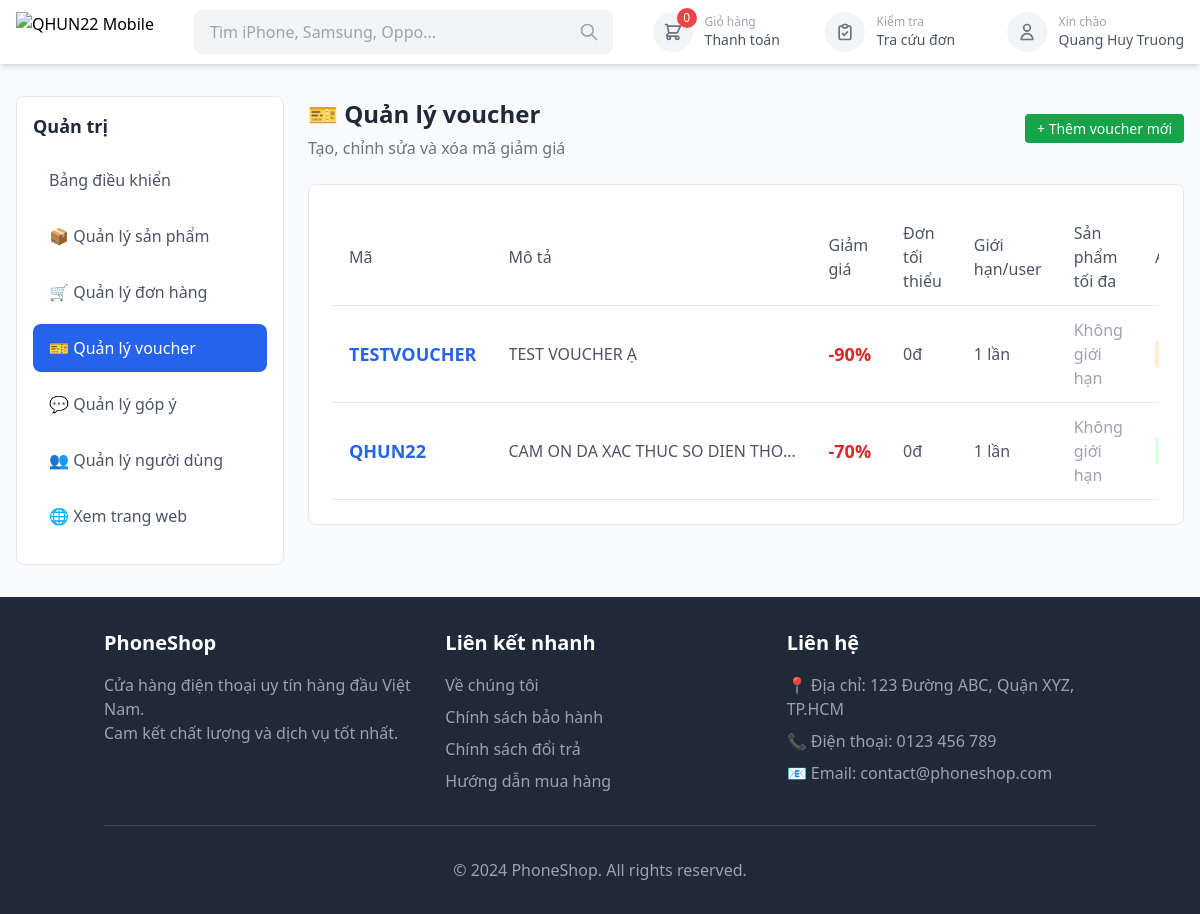
The page /qhun22/vouchers/ (signed in) on the database as committed earlier.
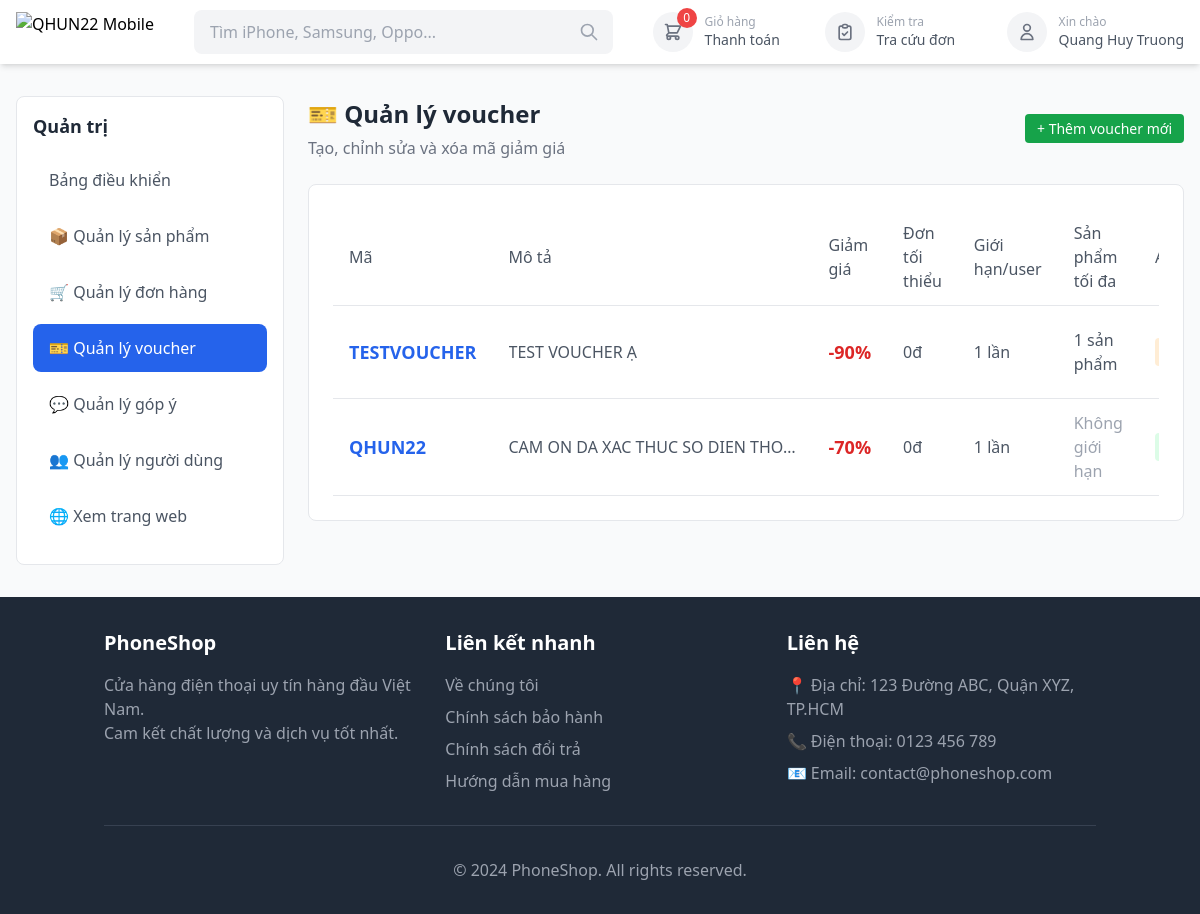
The same page on the database as committed later.
### shop/models.py (models this page shows, shortened)
class Coupon(models.Model):
    DISCOUNT_TYPE_CHOICES = [
        ('percent', 'Giảm theo phần trăm'),
        ('fixed', 'Giảm số tiền cố định'),
    ]
    USAGE_TYPE_CHOICES = [
        ('all', 'Mọi người'),
        ('specific', 'Nhập email'),
    ]
    code = models.CharField(
        max_length=50,
        unique=True,
        verbose_name="Mã giảm giá"
    )
    description = models.TextField(
        blank=True,
        default='',
        verbose_name="Mô tả voucher"
    )
    discount_type = models.CharField(
        max_length=10,
        choices=DISCOUNT_TYPE_CHOICES,
        default='percent',
        verbose_name="Loại giảm giá"
    )
    discount_value = models.PositiveIntegerField(
        default=0,
        verbose_name="Giá trị giảm"
    )
    min_order = models.PositiveIntegerField(
        default=0,
        verbose_name="Đơn hàng tối thiểu (VND)"
    )
    max_usage = models.PositiveIntegerField(
        default=0,
        verbose_name="Số người sử dụng tối đa",
        help_text="0 = không giới hạn số người"
    )
    max_usage_per_user = models.PositiveIntegerField(
        default=1,
        verbose_name="Mỗi user sử dụng tối đa",
        help_text="Số lần mỗi user được sử dụng voucher này"
    )
    usage_type = models.CharField(
        max_length=10,
        choices=USAGE_TYPE_CHOICES,
        default='all',
        verbose_name="Ai có thể sử dụng"
    )
    specific_email = models.EmailField(
        blank=True,
        null=True,
        verbose_name="Email áp dụng",
        help_text="Nhập email người dùng được sử dụng voucher này"
    )
    is_active = models.BooleanField(default=True, verbose_name="Còn hiệu lực")
    expires_at = models.DateTimeField(
        null=True,
        blank=True,
        verbose_name="Hết hạn"
    )
    max_product_limit = models.PositiveIntegerField(
        default=0,
        verbose_name="Sản phẩm tối đa cùng lúc",
        help_text="0 = không giới hạn. Ví dụ: set 1 thì chỉ áp dụng cho 1 sản phẩm, set 3 thì áp dụng cho tối đa 3 sản phẩm."
    )
    class Meta:
        verbose_name = "Mã giảm giá"
        verbose_name_plural = "Mã giảm giá"

### shop/views.py (the view)
# urls.py: path('qhun22/vouchers/', views.admin_vouchers, name='admin_vouchers'),
@user_passes_test(is_admin)
def admin_vouchers(request):
    vouchers = Coupon.objects.all().order_by('-id')
    context = {
        'vouchers': vouchers,
        'page_title': 'Quản lý voucher - Admin',
    }
    return render(request, 'admin/vouchers.html', context)

### shop/context_processors.py (called while the page is built)
def cart_context(request):
    from shop.models import Cart
    cart = None
    if request.user.is_authenticated:
        cart = Cart.objects.filter(user=request.user).first()
    else:
        session_key = request.session.session_key
        if session_key:
            cart = Cart.objects.filter(session_key=session_key).first()
    return {
        'cart': cart,
    }

### shop/models.py (called while the page is built)
    @property
    def total_items(self):
        return sum(item.quantity for item in self.items.all())

### shop/views.py (called while the page is built)
def is_admin(user):
    return user.is_staff or user.is_superuser

### templates/admin/vouchers.html (shortened to what the changed rows need)
{% extends 'base.html' %}
{% load static %}
{% load humanize %}
{% block extra_css %}
<link rel="stylesheet" href="{% static 'css/admin.css' %}">
{% endblock %}
{% block content %}
<div class="admin-container">
    <div class="admin-max-width">
        <div class="flex flex-col md:flex-row gap-6">
            <div class="admin-sidebar">
                <div class="admin-sidebar-card">
                    <h2 class="admin-sidebar-title">Quản trị</h2>
                </div>
            </div>
            <div class="admin-content">
                <div class="admin-header">
                    <div class="flex items-center justify-between">
                        <div>
                            <h1 class="admin-title">🎫 Quản lý voucher</h1>
                        </div>
                    </div>
                </div>
                {% if vouchers %}
                <div class="admin-card">
                    <div class="admin-table">
                        <table class="w-full">
                            <thead>
                                <tr class="border-b">
                                    <th class="text-left py-3 px-4 text-gray-600 font-medium">Mã</th>
                                    <th class="text-left py-3 px-4 text-gray-600 font-medium">Mô tả</th>
                                    <th class="text-left py-3 px-4 text-gray-600 font-medium">Giảm giá</th>
                                    <th class="text-left py-3 px-4 text-gray-600 font-medium">Đơn tối thiểu</th>
                                    <th class="text-left py-3 px-4 text-gray-600 font-medium">Giới hạn/user</th>
                                    <th class="text-left py-3 px-4 text-gray-600 font-medium">Sản phẩm tối đa</th>
                                    <th class="text-left py-3 px-4 text-gray-600 font-medium">Ai có thể dùng</th>
                                </tr>
                            </thead>
                            <tbody>
                                {% for voucher in vouchers %}
                                <tr class="border-b hover:bg-gray-50">
                                    <td class="py-3 px-4">
                                        <span class="font-bold text-blue-600 text-lg">{{ voucher.code }}</span>
                                    </td>
                                    <td class="py-3 px-4 text-gray-600 max-w-xs">
                                        {% if voucher.description %}
                                        <span class="truncate block" title="{{ voucher.description }}">{{ voucher.description|truncatechars:50 }}</span>
                                        {% else %}
                                        <span class="text-gray-400 italic">Không có mô tả</span>
                                        {% endif %}
                                    </td>
                                    <td class="py-3 px-4">
                                        {% if voucher.discount_type == 'percent' %}
                                        <span class="text-red-600 font-bold text-lg">-{{ voucher.discount_value }}%</span>
                                        {% else %}
                                        <span class="text-red-600 font-bold text-lg">-{{ voucher.discount_value|floatformat:"0"|intcomma }}đ</span>
                                        {% endif %}
                                    </td>
                                    <td class="py-3 px-4 text-gray-600">
                                        {{ voucher.min_order|floatformat:"0"|intcomma }}đ
                                    </td>
                                    <td class="py-3 px-4 text-gray-600">
                                        {% if voucher.max_usage_per_user > 0 %}
                                        {{ voucher.max_usage_per_user }} lần
                                        {% else %}
                                        <span class="text-gray-400">Không giới hạn</span>
                                        {% endif %}
                                    </td>
                                    <td class="py-3 px-4 text-gray-600">
                                        {% if voucher.max_product_limit > 0 %}
                                        {{ voucher.max_product_limit }} sản phẩm
                                        {% else %}
                                        <span class="text-gray-400">Không giới hạn</span>
                                        {% endif %}
                                    </td>
                                    <td class="py-3 px-4">
                                        {% if voucher.usage_type == 'specific' %}
                                        <span class="inline-flex items-center gap-1 px-2 py-1 bg-orange-100 text-orange-700 rounded text-sm" title="{{ voucher.specific_email }}">
                                        </span>
                                        {% endif %}
                                    </td>
                                </tr>
                                {% endfor %}
                            </tbody>
                        </table>
                    </div>
                </div>
                {% endif %}
            </div>
        </div>
    </div>
</div>
{% endblock %}

Rows that differ between the two databases and show on the page:
changed Coupon "TESTVOUCHER": max_product_limit (not shown) → "1"; max_product_limit "Không giới hạn" → "sản phẩm"
